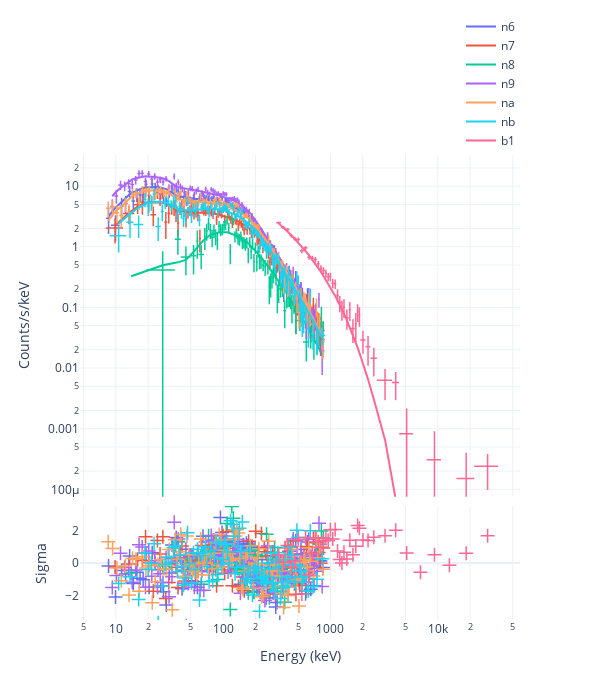

This figure's notebook cell:
### Code cell
fig = Plot.infer(post, style='CE')
fig.save(f'{savepath}/ctsspec')
